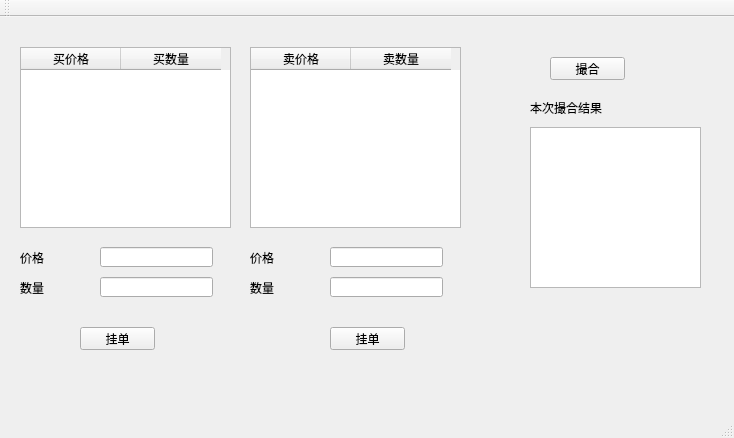
<?xml version="1.0" encoding="UTF-8"?>
<ui version="4.0">
 <class>MainWindow</class>
 <widget class="QMainWindow" name="MainWindow">
  <property name="geometry">
   <rect>
    <x>0</x>
    <y>0</y>
    <width>734</width>
    <height>438</height>
   </rect>
  </property>
  <property name="windowTitle">
   <string>MainWindow</string>
  </property>
  <widget class="QWidget" name="centralWidget">
   <widget class="QTableWidget" name="buyTableWidget">
    <property name="geometry">
     <rect>
      <x>20</x>
      <y>30</y>
      <width>211</width>
      <height>181</height>
     </rect>
    </property>
    <column>
     <property name="text">
      <string>买价格</string>
     </property>
    </column>
    <column>
     <property name="text">
      <string>买数量</string>
     </property>
    </column>
   </widget>
   <widget class="QTableWidget" name="sellTableWidget">
    <property name="geometry">
     <rect>
      <x>250</x>
      <y>30</y>
      <width>211</width>
      <height>181</height>
     </rect>
    </property>
    <column>
     <property name="text">
      <string>卖价格</string>
     </property>
    </column>
    <column>
     <property name="text">
      <string>卖数量</string>
     </property>
    </column>
   </widget>
   <widget class="QLabel" name="label">
    <property name="geometry">
     <rect>
      <x>20</x>
      <y>230</y>
      <width>71</width>
      <height>21</height>
     </rect>
    </property>
    <property name="text">
     <string>价格</string>
    </property>
   </widget>
   <widget class="QLabel" name="label_2">
    <property name="geometry">
     <rect>
      <x>20</x>
      <y>260</y>
      <width>71</width>
      <height>21</height>
     </rect>
    </property>
    <property name="text">
     <string>数量</string>
    </property>
   </widget>
   <widget class="QLabel" name="label_3">
    <property name="geometry">
     <rect>
      <x>250</x>
      <y>260</y>
      <width>71</width>
      <height>21</height>
     </rect>
    </property>
    <property name="text">
     <string>数量</string>
    </property>
   </widget>
   <widget class="QLabel" name="label_4">
    <property name="geometry">
     <rect>
      <x>250</x>
      <y>230</y>
      <width>71</width>
      <height>21</height>
     </rect>
    </property>
    <property name="text">
     <string>价格</string>
    </property>
   </widget>
   <widget class="QLineEdit" name="buyPriceLineEdit">
    <property name="geometry">
     <rect>
      <x>100</x>
      <y>230</y>
      <width>113</width>
      <height>20</height>
     </rect>
    </property>
   </widget>
   <widget class="QLineEdit" name="buyAmountLineEdit">
    <property name="geometry">
     <rect>
      <x>100</x>
      <y>260</y>
      <width>113</width>
      <height>20</height>
     </rect>
    </property>
   </widget>
   <widget class="QLineEdit" name="sellPriceLineEdit">
    <property name="geometry">
     <rect>
      <x>330</x>
      <y>230</y>
      <width>113</width>
      <height>20</height>
     </rect>
    </property>
   </widget>
   <widget class="QLineEdit" name="sellAmountLineEdit">
    <property name="geometry">
     <rect>
      <x>330</x>
      <y>260</y>
      <width>113</width>
      <height>20</height>
     </rect>
    </property>
   </widget>
   <widget class="QPushButton" name="buyBtn">
    <property name="geometry">
     <rect>
      <x>80</x>
      <y>310</y>
      <width>75</width>
      <height>23</height>
     </rect>
    </property>
    <property name="text">
     <string>挂单</string>
    </property>
   </widget>
   <widget class="QPushButton" name="sellBtn">
    <property name="geometry">
     <rect>
      <x>330</x>
      <y>310</y>
      <width>75</width>
      <height>23</height>
     </rect>
    </property>
    <property name="text">
     <string>挂单</string>
    </property>
   </widget>
   <widget class="QPushButton" name="dealBtn">
    <property name="geometry">
     <rect>
      <x>550</x>
      <y>40</y>
      <width>75</width>
      <height>23</height>
     </rect>
    </property>
    <property name="text">
     <string>撮合</string>
    </property>
   </widget>
   <widget class="QPlainTextEdit" name="plainTextEdit">
    <property name="geometry">
     <rect>
      <x>530</x>
      <y>110</y>
      <width>171</width>
      <height>161</height>
     </rect>
    </property>
    <property name="undoRedoEnabled">
     <bool>false</bool>
    </property>
    <property name="readOnly">
     <bool>true</bool>
    </property>
   </widget>
   <widget class="QLabel" name="label_5">
    <property name="geometry">
     <rect>
      <x>530</x>
      <y>80</y>
      <width>141</width>
      <height>21</height>
     </rect>
    </property>
    <property name="text">
     <string>本次撮合结果</string>
    </property>
   </widget>
  </widget>
  <widget class="QMenuBar" name="menuBar">
   <property name="geometry">
    <rect>
     <x>0</x>
     <y>0</y>
     <width>734</width>
     <height>23</height>
    </rect>
   </property>
  </widget>
  <widget class="QToolBar" name="mainToolBar">
   <attribute name="toolBarArea">
    <enum>TopToolBarArea</enum>
   </attribute>
   <attribute name="toolBarBreak">
    <bool>false</bool>
   </attribute>
  </widget>
  <widget class="QStatusBar" name="statusBar"/>
 </widget>
 <layoutdefault spacing="6" margin="11"/>
 <resources/>
 <connections/>
</ui>
